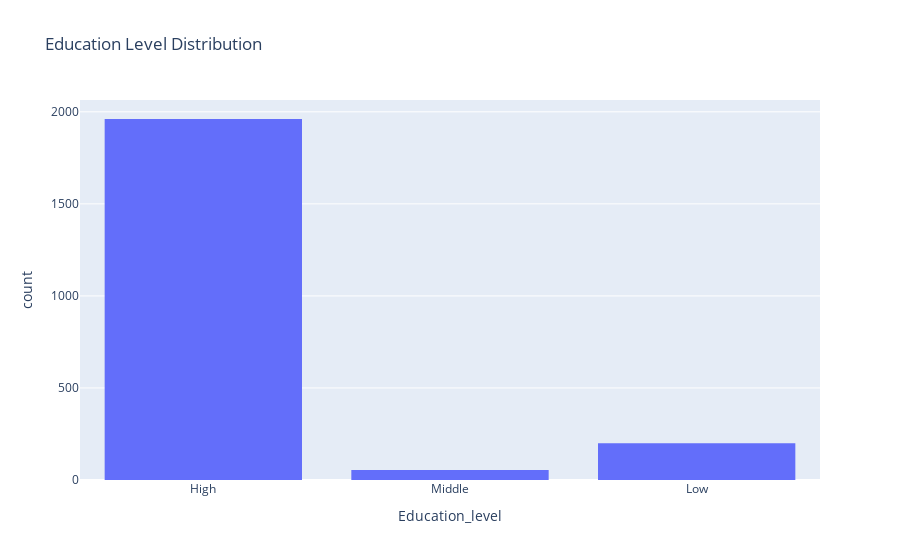

Notebook code for this chart:
### Markdown cell above
The plot illustrates the distribution of customers according to their education level, providing insights into their educational background and potentially indicating trends in their income levels.

### Code cell
#Education level distribbution


fig_education_level = px.histogram(df_no_outliers, x='Education_level', nbins=5, title= 'Education Level Distribution')
fig_education_level.show()

### Figure 1 — Plotly figure (JSON) as saved in the notebook; plotly's stock layout.template omitted (floating-point values rounded to 4 significant figures; data arrays with more than 128 entries replaced by an {"elided": "..."} marker saying what was removed)
{"data": [{"alignmentgroup": "True", "bingroup": "x", "hovertemplate": "Education_level=%{x}<br>count=%{y}<extra></extra>", "legendgroup": "", "marker": {"color": "#636efa", "pattern": {"shape": ""}}, "name": "", "nbinsx": 5, "offsetgroup": "", "orientation": "v", "showlegend": false, "type": "histogram", "x": {"elided": "2215 str values"}, "xaxis": "x", "yaxis": "y"}], "layout": {"barmode": "relative", "legend": {"tracegroupgap": 0}, "title": {"text": "Education Level Distribution"}, "xaxis": {"anchor": "y", "domain": [0, 1], "title": {"text": "Education_level"}}, "yaxis": {"anchor": "x", "domain": [0, 1], "title": {"text": "count"}}}}
